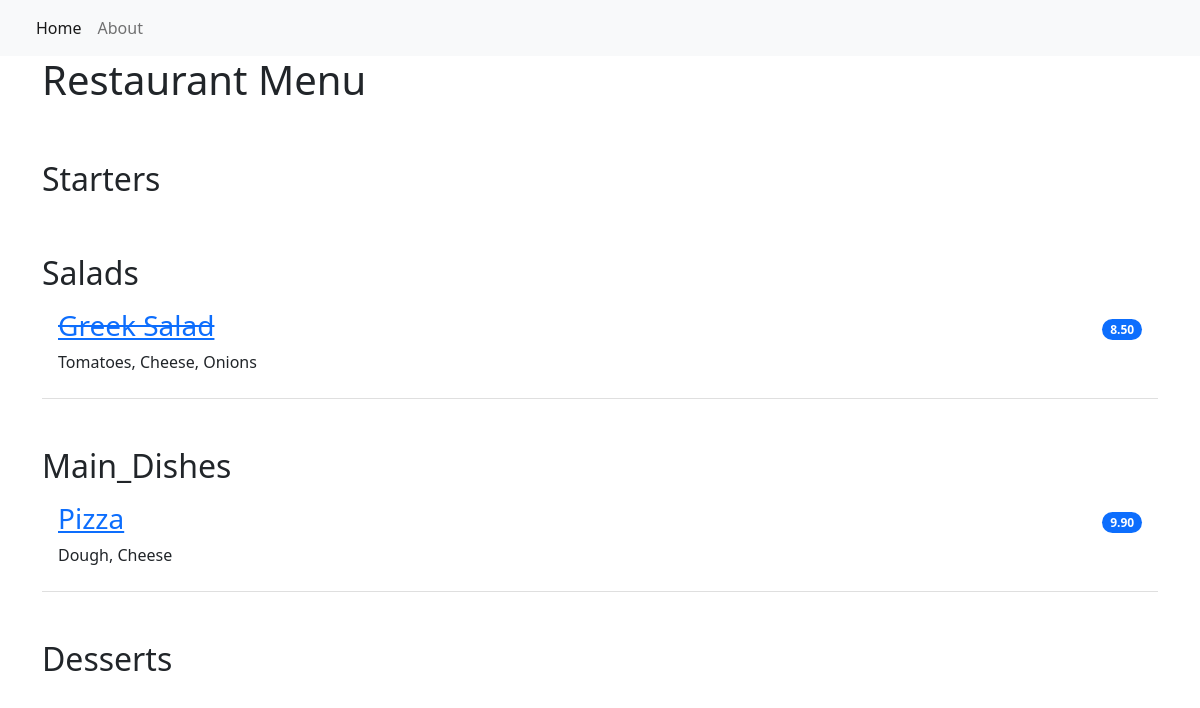
Before: / with the older database file.
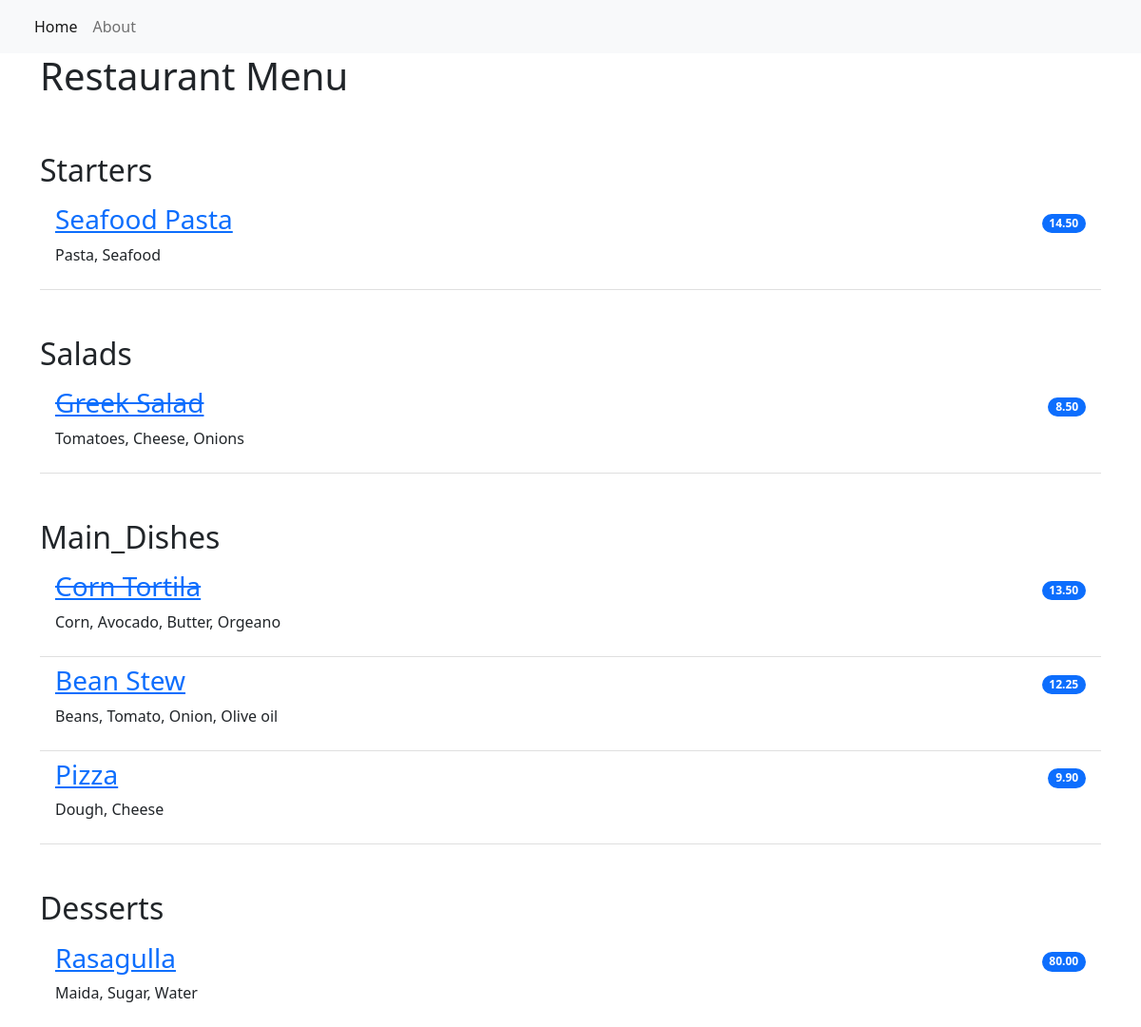
After: the same page with the newer database file.
### restaurant_menu/models.py (models this page shows, shortened)
class Item(models.Model):
    meal = models.CharField(max_length=1000, unique=True)
    description = models.CharField(max_length=2000)
    price = models.DecimalField(max_digits=10, decimal_places=2)
    meal_type = models.CharField(max_length=200, choices=MEAL_TYPE)
    author = models.ForeignKey(User, on_delete=models.PROTECT)
    status = models.IntegerField(choices=STATUS, default=0)
    date_created = models.DateTimeField(auto_now_add=True)
    date_updated = models.DateTimeField(auto_now=True)

### restaurant_menu/views.py (the view)
# urls.py: path('', views.MenuList.as_view(), name='home'),
class MenuList(generic.ListView):
    queryset = Item.objects.order_by("-date_created")
    template_name = "index.html"
    def get_context_data(self, **kwargs):
        context = super().get_context_data(**kwargs)
        context["meals"] = MEAL_TYPE
        return context

### restaurant_menu/templates/index.html
{% extends 'base.html' %}
{% block content %}
<div class="container">
  <h1>Restaurant Menu</h1>
    <ul class="list-group list-group-flush">
        {% for meal in meals %}
            <h2 class="pt-5">{{ meal.1 }}</h2>
                {% for row in item_list %}
                    {% if row.meal_type == meal.0 %}
                        {% if row.status == 0 %}
                        <li class="list-group-item d-flex justify-content-between align-items-center border-0 pb-0">
                            <a href="{% url 'menu_item' row.pk %}"><h3><del>{{ row.meal }}</del></h3></a>
                            <span class="badge bg-primary rounded-pill">{{ row.price }}</span>
                        </li>
                        <li class="list-group-item pt-0">
                            <p>{{ row.description }}</p>
                        </li>
                        {% else %}
                        <li class="list-group-item d-flex justify-content-between align-items-center border-0 pb-0">
                            <a href="{% url 'menu_item' row.pk %}"><h3>{{ row.meal }}</h3></a>
                            <span class="badge bg-primary rounded-pill">{{ row.price }}</span>
                        </li>
                        <li class="list-group-item pt-0">
                            <p>{{ row.description }}</p>
                        </li>
                        {% endif %}
                    {% endif %}
                {% endfor %}
        {% endfor %}
    </ul>
</div>
{% endblock content %}

### restaurant_menu/templates/base.html (shortened to what this page needs)
<!DOCTYPE html>
<html lang="en">
    <head>
        <link href="https://cdn.jsdelivr.net/npm/bootstrap@5.2.0-beta1/dist/css/bootstrap.min.css" rel="stylesheet">
    </head>
    <body>
        <nav class="navbar navbar-expand-lg bg-light">
            <div class="container-fluid">
                <div class="collapse navbar-collapse" id="navbarNav">
                    <ul class="navbar-nav">
                         <li class="nav-item">
                            <a class="nav-link active" aria-current="page" href="{% url 'home' %}">Home</a>
                        </li>
                        <li class="nav-item">
                            <a class="nav-link" aria-current="page" href="{% url 'home' %}">About</a>
                        </li>
                    </ul>
                </div>
            </div>
        </nav>
        {% block content %}
        {% endblock content %}
    </body>
</html>

Changed rows visible on the page:
added Item: meal "Seafood Pasta", price "14.50", description "Pasta, Seafood", shown under "Starters"
added Item: meal "Corn Tortila", price "13.50", description "Corn, Avocado, Butter, Orgeano", shown under "Main_Dishes"
added Item: meal "Bean Stew", price "12.25", description "Beans, Tomato, Onion, Olive oil", shown under "Main_Dishes"
added Item: meal "Rasagulla", price "80.00", description "Maida, Sugar, Water", shown under "Desserts"
